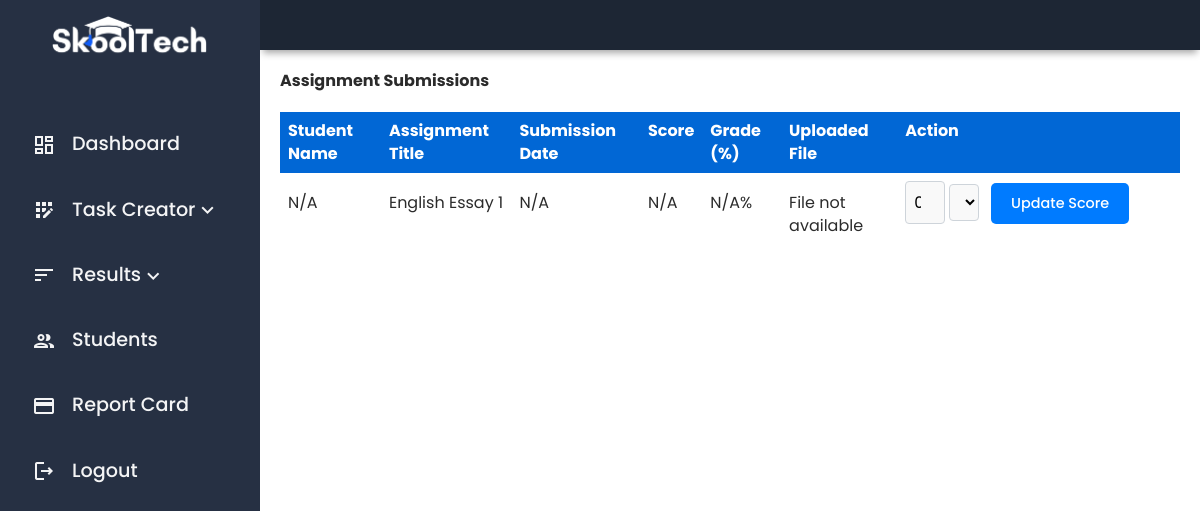
Page /admin_assignments.php (signed in) on the earlier database version.
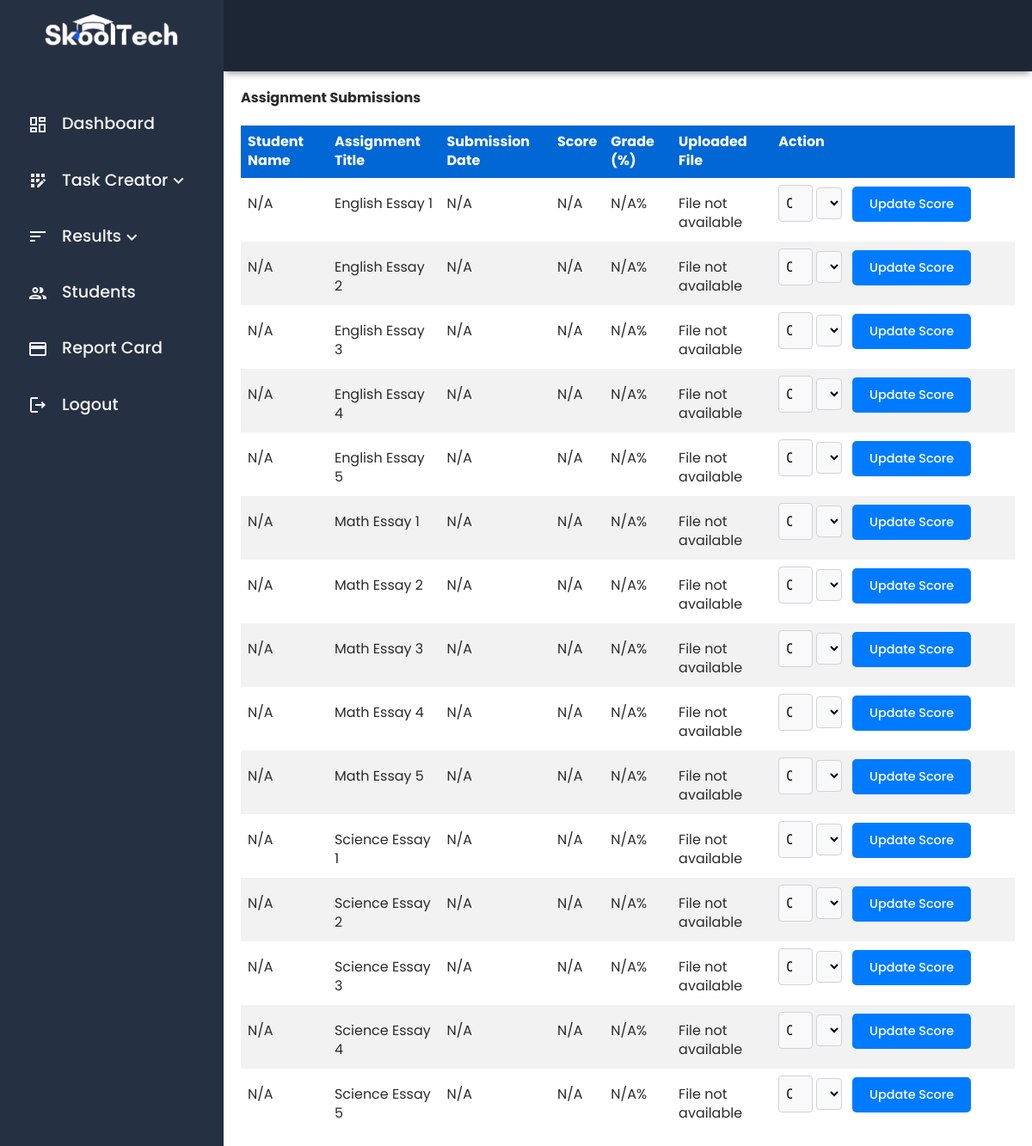
Same page on the later database version.
### tables this page shows
CREATE TABLE assignments (
    id INT AUTO_INCREMENT PRIMARY KEY,
    title VARCHAR(255) NOT NULL,
    description TEXT NOT NULL,
    criteria TEXT NOT NULL,
    deadline DATETIME NOT NULL,
    due_date DATETIME NOT NULL,
    created_by INT,
    subject ENUM('English', 'Science', 'Math') NOT NULL,
    grade DECIMAL(5,2) DEFAULT 0,  
    FOREIGN KEY (created_by) REFERENCES professors(id) ON DELETE CASCADE
);

### admin_assignments.php (the view, shortened to what this page needs)
<?php
$servername = "localhost";
$username = "root";
$password = "";
$dbname = "skooltech";
$conn = new mysqli($servername, $username, $password, $dbname);
$sql = "SELECT a.id AS assignment_id, a.title, asub.id AS submission_id, asub.submission_date,
               asub.score AS raw_score, asub.grade, asub.submitted_file, a.grade AS total_grade, s.name AS student_name
        FROM assignments a
        LEFT JOIN assignment_submissions asub ON a.id = asub.assignment_id
        LEFT JOIN students s ON asub.student_id = s.id
        GROUP BY a.id, asub.id";
$result = $conn->query($sql);
?>
<!DOCTYPE html>
<html lang="en">
<head>
    <link rel="stylesheet" href="./dist/scss/main.min.css">
</head>
<body>
    <div class="grid-container">
        <div class="header">
        </div>
        <div id="sidenav">
            <div class="sidenav__wrapper">
                <div class="sidenav__img">
                    <img src="./dist/img/skooltech-logo.png" alt="SkoolTech Logo">
                </div>
                <div class="sidenav-list">
                    <ul>
                        <li><a href="./admin_dashboard.php"><span class="material-icons-outlined">dashboard</span>Dashboard</a></li>
                        <li>
                            <a href="#" class="dropdown-toggle">
                                <span class="material-icons-outlined">app_registration</span> Task Creator
                                <div class="arrow-down">
                                    <span class="material-icons-outlined chevron-icon">keyboard_arrow_down</span>
                                </div>
                            </a>
                        </li>
                        <li>
                            <a href="#" class="dropdown-toggle">
                            <span class="material-icons-outlined">sort</span> Results
                                <div class="arrow-down">
                                    <span class="material-icons-outlined chevron-icon">keyboard_arrow_down</span>
                                </div>
                            </a>
                        </li>
                        <li><a href="#"><span class="material-icons-outlined">group</span>Students</a></li>
                        <li><a href="./admin_reportcard.php"><span class="material-icons-outlined">credit_card</span>Report Card</a></li>
                        <li><a href="logout.php"><span class="material-icons-outlined">logout</span>Logout</a></li>
                    </ul>
                </div>
            </div>
        </div>
        <main class="main-container">
            <h1>Assignment Submissions</h1>
            <table>
                <thead>
                    <tr>
                        <th>Student Name </th>
                        <th>Assignment Title</th>
                        <th>Submission Date</th>
                        <th>Score</th>
                        <th>Grade (%)</th>
                        <th>Uploaded File</th>
                        <th>Action</th>
                    </tr>
                </thead>
                <tbody>
                <?php
if ($result && $result->num_rows > 0) {
    while ($row = $result->fetch_assoc()) {
        echo "<tr>";
        echo "<td>" . htmlspecialchars($row['student_name'] ?? 'N/A') . "</td>";
        echo "<td>" . htmlspecialchars($row['title'] ?? 'N/A') . "</td>";
        echo "<td>" . htmlspecialchars($row['submission_date'] ?? 'N/A') . "</td>";
        echo "<td>" . htmlspecialchars($row['raw_score'] ?? 'N/A') . "</td>";
        $grade = isset($row['grade']) ? number_format((float)$row['grade'], 2) : 'N/A';
        echo "<td>" . htmlspecialchars($grade) . "%</td>";
        echo "<td>";
        if (!empty($row['submitted_file'])) {
            $filePath = 'uploads/' . htmlspecialchars($row['submitted_file']);
            echo "<a href='#' class='view-file' data-file='" . $filePath . "'>View Assignment</a>";
        } else {
            echo "File not available";
        }
        echo "</td>";
        echo "<td>
            <form action='admin_assignments.php' method='POST'>
                <input type='hidden' name='submission_id' value='" . htmlspecialchars($row['submission_id'] ?? '') . "'>
                <input type='number' name='score' value='" . htmlspecialchars($row['raw_score'] ?? '0') . "' min='0' required>
                <select name='highest_score' required>
                    <option value='10'" . ($row['total_grade'] == 10 ? ' selected' : '') . ">10</option>
                    <option value='20'" . ($row['total_grade'] == 20 ? ' selected' : '') . ">20</option>
                    <option value='30'" . ($row['total_grade'] == 30 ? ' selected' : '') . ">30</option>
                </select>
                <button type='submit' class='ass-btn'>Update Score</button>
            </form>
        </td>";
        echo "</tr>";
    }
} else {
    echo "<tr><td colspan='6'>No submissions found.</td></tr>";
}
?>
                </tbody>
            </table>
        </main>
    </div>
</body>
</html>

Differences in the rows shown:
added assignments: student_name "N/A", title "English Essay 2", submission_date "N/A", raw_score "N/A", grade "N/A", score "0"
added assignments: student_name "N/A", title "English Essay 3", submission_date "N/A", raw_score "N/A", grade "N/A", score "0"
added assignments: student_name "N/A", title "English Essay 4", submission_date "N/A", raw_score "N/A", grade "N/A", score "0"
added assignments: student_name "N/A", title "English Essay 5", submission_date "N/A", raw_score "N/A", grade "N/A", score "0"
added assignments: student_name "N/A", title "Math Essay 1", submission_date "N/A", raw_score "N/A", grade "N/A", score "0"
added assignments: student_name "N/A", title "Math Essay 2", submission_date "N/A", raw_score "N/A", grade "N/A", score "0"
added assignments: student_name "N/A", title "Math Essay 3", submission_date "N/A", raw_score "N/A", grade "N/A", score "0"
added assignments: student_name "N/A", title "Math Essay 4", submission_date "N/A", raw_score "N/A", grade "N/A", score "0"
added assignments: student_name "N/A", title "Math Essay 5", submission_date "N/A", raw_score "N/A", grade "N/A", score "0"
added assignments: student_name "N/A", title "Science Essay 1", submission_date "N/A", raw_score "N/A", grade "N/A", score "0"
added assignments: student_name "N/A", title "Science Essay 2", submission_date "N/A", raw_score "N/A", grade "N/A", score "0"
added assignments: student_name "N/A", title "Science Essay 3", submission_date "N/A", raw_score "N/A", grade "N/A", score "0"
added assignments: student_name "N/A", title "Science Essay 4", submission_date "N/A", raw_score "N/A", grade "N/A", score "0"
added assignments: student_name "N/A", title "Science Essay 5", submission_date "N/A", raw_score "N/A", grade "N/A", score "0"
